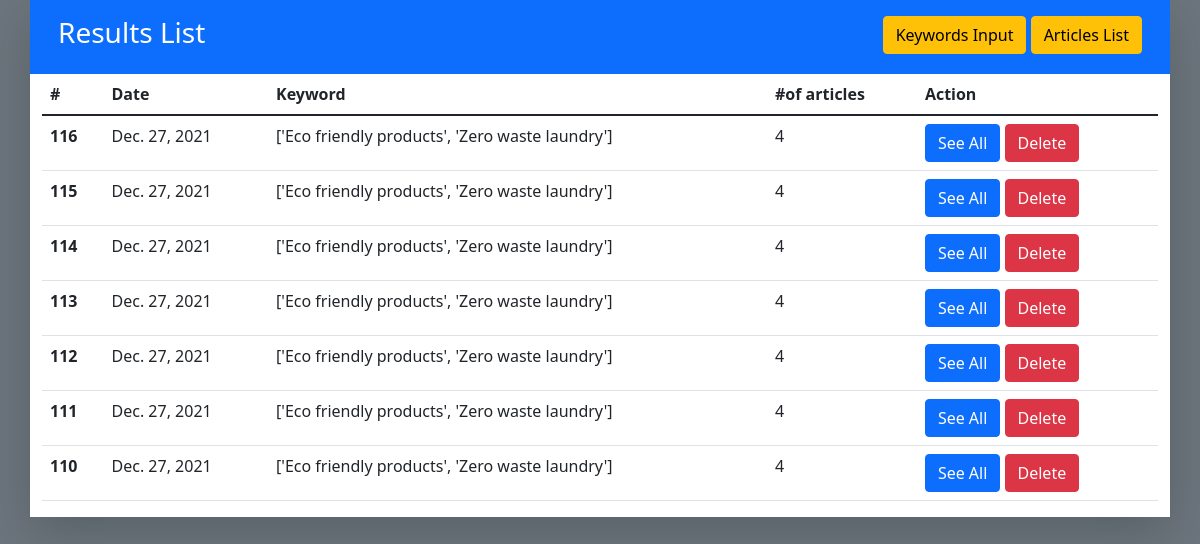
Before: /articles/list/ with the older database file.
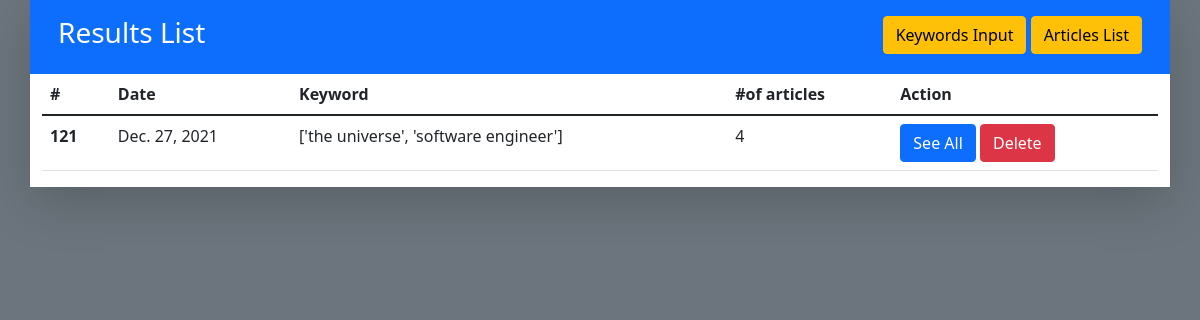
After: the same page with the newer database file.
### textSpin/models.py (models this page shows)
class KeywordsResultsReport(models.Model):
    keywords = models.TextField()
    number_of_articles = models.IntegerField()
    number_of_keywords = models.IntegerField(default=0)
    date = models.DateField(auto_now=True)

### textSpin/views.py (the view)
# urls.py: path('list/', KeywordResultsView.as_view(), name='list'),
class KeywordResultsView(ListView):
    template_name = "resultsListView.html"
    model = KeywordsResultsReport
    queryset = KeywordsResultsReport.objects.all().order_by('-id')

### textSpin/templates/resultsListView.html (shortened to what this page needs)
<!DOCTYPE html>
<html lang="en">
<head>
    <link href="https://cdn.jsdelivr.net/npm/bootstrap@5.1.3/dist/css/bootstrap.min.css" rel="stylesheet"
>
</head>
<body class="bg-secondary">
    <div class="container bg-white shadow-lg">
        <div class="row bg-primary p-3 text-white justify-content-between">
            <div class="col-auto">
                <h3>Results List</h3>
            </div>
            <div class="col-auto mw-auto">
                <a href="{% url 'textSpin:index' %}" class="btn btn-warning">Keywords Input</a>
                <a href="{% url 'textSpin:list' %}" class="btn btn-warning">Articles List</a>
            </div>
        </div>
        <div class="row">
            <div class="col-12">
                <table class="table">
                    <thead>
                        <tr>
                            <th scope="col">#</th>
                            <th scope="col">Date</th>
                            <th scope="col">Keyword</th>
                            <th scope="col">#of articles</th>
                            <th scope="col">Action</th>
                        </tr>
                    </thead>
                    <tbody>
                        {% for object in object_list %}
                        <tr>
                            <th scope="row">{{ object.id }}</th>
                            <td>{{ object.date }}</td>
                            <td>{{ object.keywords }}</td>
                            <td>{{ object.number_of_keywords }}</td>
                            <td>
                                <a href="{% url 'textSpin:download_list' object.id %}" class="btn btn-primary">See All</a>
                                <a href="{% url 'textSpin:delete' object.id %}" class="btn btn-danger">Delete</a>
                            </td>
                        </tr>
                        {% endfor %}
                    </tbody>
                </table>
            </div>
        </div>
    </div>
</body>
</html>

Changed rows visible on the page:
removed KeywordsResultsReport: id "116", date "Dec. 27, 2021", keywords "['Eco friendly products', 'Zero waste laundry']", number_of_keywords "4"
removed KeywordsResultsReport: id "115", date "Dec. 27, 2021", keywords "['Eco friendly products', 'Zero waste laundry']", number_of_keywords "4"
removed KeywordsResultsReport: id "114", date "Dec. 27, 2021", keywords "['Eco friendly products', 'Zero waste laundry']", number_of_keywords "4"
removed KeywordsResultsReport: id "113", date "Dec. 27, 2021", keywords "['Eco friendly products', 'Zero waste laundry']", number_of_keywords "4"
removed KeywordsResultsReport: id "112", date "Dec. 27, 2021", keywords "['Eco friendly products', 'Zero waste laundry']", number_of_keywords "4"
removed KeywordsResultsReport: id "111", date "Dec. 27, 2021", keywords "['Eco friendly products', 'Zero waste laundry']", number_of_keywords "4"
removed KeywordsResultsReport: id "110", date "Dec. 27, 2021", keywords "['Eco friendly products', 'Zero waste laundry']", number_of_keywords "4"
added KeywordsResultsReport: id "121", date "Dec. 27, 2021", keywords "['the universe', 'software engineer']", number_of_keywords "4"
